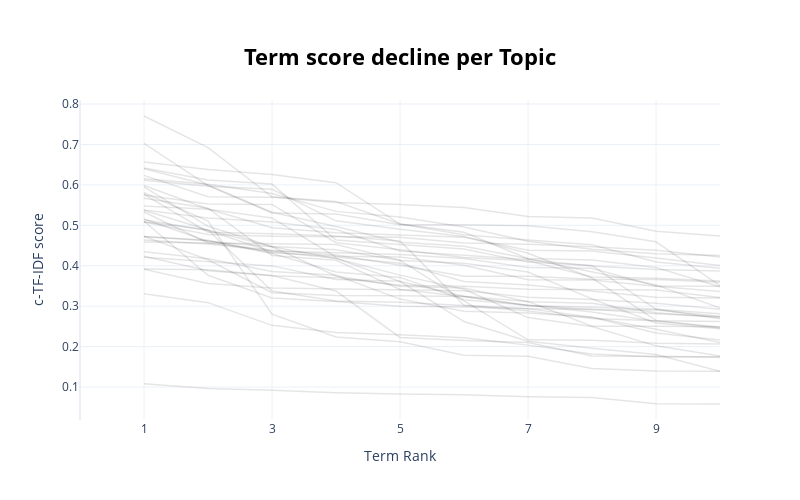

The notebook cell saved with this chart:
### Code cell
model.visualize_term_rank()

### Figure 1 — Plotly figure (JSON) as saved in the notebook; plotly's stock layout.template omitted (floating-point values rounded to 4 significant figures)
{"data": [{"hovertext": "<b>Topic -1</b>:data_pandemic_analysis_research_co", "line": {"color": "black", "width": 1.5}, "mode": "lines+lines", "name": "", "opacity": 0.1, "type": "scatter", "x": [1, 2, 3, 4, 5, 6, 7, 8, 9, 10], "y": [0.3307, 0.3088, 0.2526, 0.2351, 0.2291, 0.2221, 0.2037, 0.1818, 0.1744, 0.1741]}, {"hovertext": "<b>Topic 0</b>:vaccine_infection_virus_viral_disea", "line": {"color": "black", "width": 1.5}, "mode": "lines+lines", "name": "", "opacity": 0.1, "type": "scatter", "x": [1, 2, 3, 4, 5, 6, 7, 8, 9, 10], "y": [0.5331, 0.4563, 0.4546, 0.4527, 0.414, 0.3131, 0.2169, 0.2159, 0.2085, 0.2066]}, {"hovertext": "<b>Topic 1</b>:health_healthcare_medical_patients_", "line": {"color": "black", "width": 1.5}, "mode": "lines+lines", "name": "", "opacity": 0.1, "type": "scatter", "x": [1, 2, 3, 4, 5, 6, 7, 8, 9, 10], "y": [0.4345, 0.4171, 0.3859, 0.3766, 0.3176, 0.2874, 0.2831, 0.2724, 0.2339, 0.2167]}, {"hovertext": "<b>Topic 2</b>:viruses_viral_virus_rna_infected_st", "line": {"color": "black", "width": 1.5}, "mode": "lines+lines", "name": "", "opacity": 0.1, "type": "scatter", "x": [1, 2, 3, 4, 5, 6, 7, 8, 9, 10], "y": [0.5476, 0.5398, 0.5184, 0.4218, 0.4061, 0.3613, 0.3523, 0.3381, 0.3223, 0.32]}, {"hovertext": "<b>Topic 3</b>:cells_cell_proteins_cellular_immune", "line": {"color": "black", "width": 1.5}, "mode": "lines+lines", "name": "", "opacity": 0.1, "type": "scatter", "x": [1, 2, 3, 4, 5, 6, 7, 8, 9, 10], "y": [0.4727, 0.4148, 0.3331, 0.3266, 0.3255, 0.3239, 0.3013, 0.2982, 0.2933, 0.2689]}, {"hovertext": "<b>Topic 4</b>:education_digital_learning_teaching", "line": {"color": "black", "width": 1.5}, "mode": "lines+lines", "name": "", "opacity": 0.1, "type": "scatter", "x": [1, 2, 3, 4, 5, 6, 7, 8, 9, 10], "y": [0.3912, 0.3559, 0.3448, 0.3427, 0.3411, 0.3382, 0.3219, 0.3166, 0.307, 0.2922]}, {"hovertext": "<b>Topic 5</b>:antimicrobial_antibiotic_antibiotic", "line": {"color": "black", "width": 1.5}, "mode": "lines+lines", "name": "", "opacity": 0.1, "type": "scatter", "x": [1, 2, 3, 4, 5, 6, 7, 8, 9, 10], "y": [0.6116, 0.5966, 0.5892, 0.5112, 0.4906, 0.4726, 0.4311, 0.3697, 0.2649, 0.246]}, {"hovertext": "<b>Topic 6</b>:diabetes_hypertension_glucose_morta", "line": {"color": "black", "width": 1.5}, "mode": "lines+lines", "name": "", "opacity": 0.1, "type": "scatter", "x": [1, 2, 3, 4, 5, 6, 7, 8, 9, 10], "y": [0.5101, 0.3766, 0.3201, 0.3116, 0.2997, 0.298, 0.2934, 0.2925, 0.2814, 0.2739]}, {"hovertext": "<b>Topic 7</b>:climate change_pollution_climate_en", "line": {"color": "black", "width": 1.5}, "mode": "lines+lines", "name": "", "opacity": 0.1, "type": "scatter", "x": [1, 2, 3, 4, 5, 6, 7, 8, 9, 10], "y": [0.5765, 0.483, 0.4789, 0.4737, 0.4613, 0.3022, 0.294, 0.2726, 0.2432, 0.2101]}, {"hovertext": "<b>Topic 8</b>:molecular_molecules_ligand_nanopart", "line": {"color": "black", "width": 1.5}, "mode": "lines+lines", "name": "", "opacity": 0.1, "type": "scatter", "x": [1, 2, 3, 4, 5, 6, 7, 8, 9, 10], "y": [0.5374, 0.4885, 0.4468, 0.4178, 0.3769, 0.3418, 0.2718, 0.2497, 0.2019, 0.177]}, {"hovertext": "<b>Topic 9</b>:dementia_elderly_older adults_healt", "line": {"color": "black", "width": 1.5}, "mode": "lines+lines", "name": "", "opacity": 0.1, "type": "scatter", "x": [1, 2, 3, 4, 5, 6, 7, 8, 9, 10], "y": [0.5141, 0.4873, 0.4347, 0.4185, 0.3612, 0.3247, 0.3118, 0.2507, 0.2506, 0.2489]}, {"hovertext": "<b>Topic 10</b>:vitamin_of vitamin_psoriasis_infla", "line": {"color": "black", "width": 1.5}, "mode": "lines+lines", "name": "", "opacity": 0.1, "type": "scatter", "x": [1, 2, 3, 4, 5, 6, 7, 8, 9, 10], "y": [0.5806, 0.5104, 0.2804, 0.2238, 0.2118, 0.1787, 0.1763, 0.1456, 0.1397, 0.1391]}, {"hovertext": "<b>Topic 11</b>:dietary_nutrition_foods_food waste", "line": {"color": "black", "width": 1.5}, "mode": "lines+lines", "name": "", "opacity": 0.1, "type": "scatter", "x": [1, 2, 3, 4, 5, 6, 7, 8, 9, 10], "y": [0.6397, 0.5996, 0.5323, 0.4973, 0.4582, 0.4483, 0.4183, 0.4145, 0.3959, 0.348]}, {"hovertext": "<b>Topic 12</b>:authors declare no_no conflicts of", "line": {"color": "black", "width": 1.5}, "mode": "lines+lines", "name": "", "opacity": 0.1, "type": "scatter", "x": [1, 2, 3, 4, 5, 6, 7, 8, 9, 10], "y": [0.6155, 0.6016, 0.5789, 0.5345, 0.5206, 0.496, 0.4607, 0.4412, 0.4299, 0.4257]}, {"hovertext": "<b>Topic 13</b>:chemotherapy_breast cancer_cancer_", "line": {"color": "black", "width": 1.5}, "mode": "lines+lines", "name": "", "opacity": 0.1, "type": "scatter", "x": [1, 2, 3, 4, 5, 6, 7, 8, 9, 10], "y": [0.4212, 0.41, 0.3997, 0.366, 0.3616, 0.2619, 0.2134, 0.196, 0.1807, 0.1388]}, {"hovertext": "<b>Topic 14</b>:editors_the authors declare_manusc", "line": {"color": "black", "width": 1.5}, "mode": "lines+lines", "name": "", "opacity": 0.1, "type": "scatter", "x": [1, 2, 3, 4, 5, 6, 7, 8, 9, 10], "y": [0.508, 0.4776, 0.473, 0.471, 0.4703, 0.456, 0.4531, 0.447, 0.4385, 0.4219]}, {"hovertext": "<b>Topic 15</b>:benzotriazole_compounds_metabolite", "line": {"color": "black", "width": 1.5}, "mode": "lines+lines", "name": "", "opacity": 0.1, "type": "scatter", "x": [1, 2, 3, 4, 5, 6, 7, 8, 9, 10], "y": [0.4718, 0.462, 0.4301, 0.3845, 0.3712, 0.3158, 0.3026, 0.2856, 0.263, 0.2486]}, {"hovertext": "<b>Topic 16</b>:machine learning_classification_da", "line": {"color": "black", "width": 1.5}, "mode": "lines+lines", "name": "", "opacity": 0.1, "type": "scatter", "x": [1, 2, 3, 4, 5, 6, 7, 8, 9, 10], "y": [0.4723, 0.4629, 0.4319, 0.4234, 0.4218, 0.401, 0.3656, 0.3649, 0.3492, 0.3363]}, {"hovertext": "<b>Topic 17</b>:banks_financial_bank_markets_monet", "line": {"color": "black", "width": 1.5}, "mode": "lines+lines", "name": "", "opacity": 0.1, "type": "scatter", "x": [1, 2, 3, 4, 5, 6, 7, 8, 9, 10], "y": [0.4587, 0.4566, 0.4382, 0.4268, 0.4013, 0.3743, 0.3741, 0.3664, 0.3659, 0.3592]}, {"hovertext": "<b>Topic 18</b>:medications_medication_prescriptio", "line": {"color": "black", "width": 1.5}, "mode": "lines+lines", "name": "", "opacity": 0.1, "type": "scatter", "x": [1, 2, 3, 4, 5, 6, 7, 8, 9, 10], "y": [0.5749, 0.5529, 0.5517, 0.4571, 0.4397, 0.4203, 0.4126, 0.372, 0.3689, 0.3626]}, {"hovertext": "<b>Topic 19</b>:muscle mass_sarcopenia_muscle_athl", "line": {"color": "black", "width": 1.5}, "mode": "lines+lines", "name": "", "opacity": 0.1, "type": "scatter", "x": [1, 2, 3, 4, 5, 6, 7, 8, 9, 10], "y": [0.5157, 0.46, 0.447, 0.3748, 0.3493, 0.3452, 0.3107, 0.307, 0.2836, 0.2719]}, {"hovertext": "<b>Topic 20</b>:retinal_cataract_lenses_ocular_cor", "line": {"color": "black", "width": 1.5}, "mode": "lines+lines", "name": "", "opacity": 0.1, "type": "scatter", "x": [1, 2, 3, 4, 5, 6, 7, 8, 9, 10], "y": [0.5379, 0.5181, 0.5083, 0.4896, 0.4367, 0.4259, 0.4156, 0.3993, 0.3909, 0.3871]}, {"hovertext": "<b>Topic 21</b>:tobacco use_tobacco_of tobacco_nic", "line": {"color": "black", "width": 1.5}, "mode": "lines+lines", "name": "", "opacity": 0.1, "type": "scatter", "x": [1, 2, 3, 4, 5, 6, 7, 8, 9, 10], "y": [0.5984, 0.5403, 0.4941, 0.4819, 0.476, 0.4708, 0.4386, 0.4366, 0.4191, 0.4006]}, {"hovertext": "<b>Topic 22</b>:innovation_technology_knowledge_re", "line": {"color": "black", "width": 1.5}, "mode": "lines+lines", "name": "", "opacity": 0.1, "type": "scatter", "x": [1, 2, 3, 4, 5, 6, 7, 8, 9, 10], "y": [0.3918, 0.3902, 0.3759, 0.3375, 0.2227, 0.2152, 0.21, 0.1768, 0.1763, 0.1744]}, {"hovertext": "<b>Topic 23</b>:multiple sclerosis_patients with m", "line": {"color": "black", "width": 1.5}, "mode": "lines+lines", "name": "", "opacity": 0.1, "type": "scatter", "x": [1, 2, 3, 4, 5, 6, 7, 8, 9, 10], "y": [0.7705, 0.6923, 0.5707, 0.5588, 0.5031, 0.4828, 0.4174, 0.3852, 0.3526, 0.2954]}, {"hovertext": "<b>Topic 24</b>:tb infection_tuberculosis_active t", "line": {"color": "black", "width": 1.5}, "mode": "lines+lines", "name": "", "opacity": 0.1, "type": "scatter", "x": [1, 2, 3, 4, 5, 6, 7, 8, 9, 10], "y": [0.7028, 0.5982, 0.5307, 0.5282, 0.5014, 0.5012, 0.4989, 0.4842, 0.4593, 0.3507]}, {"hovertext": "<b>Topic 25</b>:wearables_wearable_smartwatch_devi", "line": {"color": "black", "width": 1.5}, "mode": "lines+lines", "name": "", "opacity": 0.1, "type": "scatter", "x": [1, 2, 3, 4, 5, 6, 7, 8, 9, 10], "y": [0.6417, 0.6123, 0.602, 0.4636, 0.4525, 0.4415, 0.409, 0.4008, 0.2923, 0.2811]}, {"hovertext": "<b>Topic 26</b>:and documentclass12ptminimal usepa", "line": {"color": "black", "width": 1.5}, "mode": "lines+lines", "name": "", "opacity": 0.1, "type": "scatter", "x": [1, 2, 3, 4, 5, 6, 7, 8, 9, 10], "y": [0.4636, 0.4539, 0.4364, 0.4317, 0.4281, 0.4178, 0.3958, 0.3936, 0.3499, 0.3492]}, {"hovertext": "<b>Topic 27</b>:sleep quality_insomnia_of sleep_sl", "line": {"color": "black", "width": 1.5}, "mode": "lines+lines", "name": "", "opacity": 0.1, "type": "scatter", "x": [1, 2, 3, 4, 5, 6, 7, 8, 9, 10], "y": [0.5953, 0.4976, 0.4475, 0.4395, 0.4128, 0.4059, 0.3845, 0.3182, 0.2587, 0.244]}, {"hovertext": "<b>Topic 28</b>:iot_cloud_security_blockchain_auth", "line": {"color": "black", "width": 1.5}, "mode": "lines+lines", "name": "", "opacity": 0.1, "type": "scatter", "x": [1, 2, 3, 4, 5, 6, 7, 8, 9, 10], "y": [0.5091, 0.4885, 0.3376, 0.313, 0.3096, 0.3015, 0.2882, 0.2695, 0.264, 0.2621]}, {"hovertext": "<b>Topic 29</b>:interaction_foraging_recognition_e", "line": {"color": "black", "width": 1.5}, "mode": "lines+lines", "name": "", "opacity": 0.1, "type": "scatter", "x": [1, 2, 3, 4, 5, 6, 7, 8, 9, 10], "y": [0.4235, 0.3874, 0.3751, 0.3705, 0.3515, 0.3492, 0.342, 0.3409, 0.3402, 0.3213]}, {"hovertext": "<b>Topic 30</b>:to_we_for_the_and_of_as_31 32_in_3", "line": {"color": "black", "width": 1.5}, "mode": "lines+lines", "name": "", "opacity": 0.1, "type": "scatter", "x": [1, 2, 3, 4, 5, 6, 7, 8, 9, 10], "y": [0.108, 0.09639, 0.09198, 0.08617, 0.08301, 0.08073, 0.07601, 0.07422, 0.05841, 0.05805]}, {"hovertext": "<b>Topic 31</b>:autism_of autism_autistic people_a", "line": {"color": "black", "width": 1.5}, "mode": "lines+lines", "name": "", "opacity": 0.1, "type": "scatter", "x": [1, 2, 3, 4, 5, 6, 7, 8, 9, 10], "y": [0.5668, 0.5425, 0.4255, 0.4137, 0.3413, 0.3239, 0.3024, 0.2914, 0.2908, 0.2752]}, {"hovertext": "<b>Topic 32</b>:acute cholecystitis_appendicitis_c", "line": {"color": "black", "width": 1.5}, "mode": "lines+lines", "name": "", "opacity": 0.1, "type": "scatter", "x": [1, 2, 3, 4, 5, 6, 7, 8, 9, 10], "y": [0.6235, 0.5707, 0.5693, 0.5564, 0.5514, 0.5438, 0.5216, 0.518, 0.4854, 0.4738]}, {"hovertext": "<b>Topic 33</b>:plastics_microplastics_bioplastics", "line": {"color": "black", "width": 1.5}, "mode": "lines+lines", "name": "", "opacity": 0.1, "type": "scatter", "x": [1, 2, 3, 4, 5, 6, 7, 8, 9, 10], "y": [0.6566, 0.638, 0.6257, 0.6056, 0.5032, 0.4767, 0.4636, 0.452, 0.4096, 0.3937]}], "layout": {"height": 500, "hoverlabel": {"bgcolor": "white", "font": {"family": "Rockwell", "size": 16}}, "showlegend": false, "title": {"font": {"color": "Black", "size": 22}, "text": "<b>Term score decline per Topic</b>", "x": 0.5, "xanchor": "center", "y": 0.9, "yanchor": "top"}, "width": 800, "xaxis": {"dtick": 2, "range": [0, 10], "tick0": 1, "title": {"text": "Term Rank"}}, "yaxis": {"title": {"text": "c-TF-IDF score"}}}}
